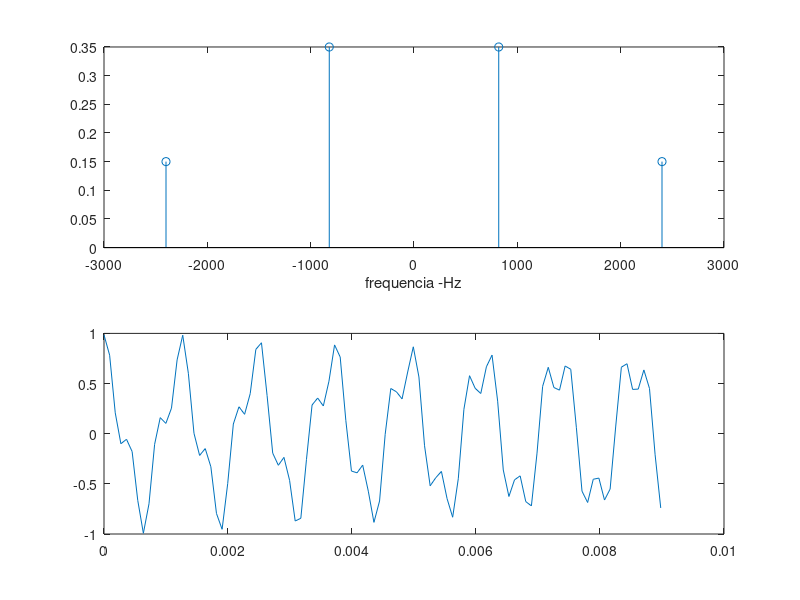

Write the MATLAB code that produced this figure. (Note: this script raises an error after producing the figure.)
f = [-2400, -820, 820, 2400]
a = [0.15*exp(1i*pi*0.1) 0.35*exp(1i*pi*0.01) 0.35*exp(-1i*pi*0.01) 0.15*exp(-1i*pi*0.1)];
%a)
subplot(2,1,1)
stem(f, abs(a))
xlabel('frequencia -Hz')

subplot(2,1,2)
stem(f, angle(a)./pi)
xlabel('frequencia -Hz')
ylabel('\times \pi')

%c)
Fa = 11025;
Ta = 1/Fa;
T = 2;
t = 0:Ta:T-Ta;

for k = 1:4
    s(k,:) = a(k)*exp(1i*2*pi*f(k)*t);
end
stem(t,sum(s))

for k = 1:4
        s(k,:) = a(k) * exp(1i*2*pi*f(k)*t);
end

x = sum(s);

plot(t(1:100), x(1:100));
soundsc(real(x),fa)